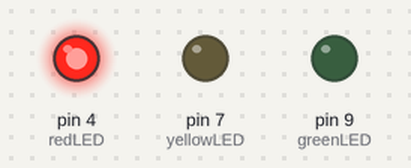
Recording of a sketch running on a simulated Arduino Uno, built with avr-gcc and run on an emulated ATmega328P. Parts: output pins drawn as LEDs (lit = HIGH).

Above: at 0.2 s.
At 0.7 s:
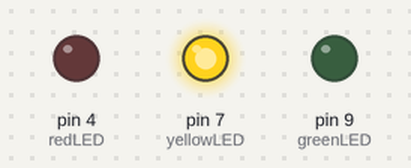
At 2.7 s:
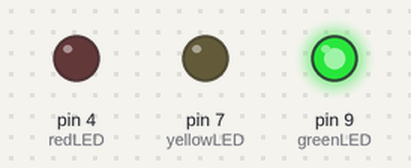
Timing chart, 0 to 3.5 s (numbered marks = the images above):
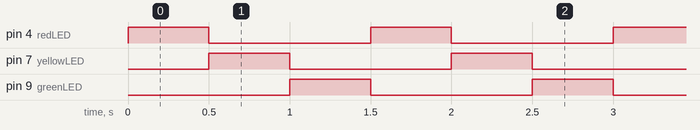

The sketch:

3LEDwithoutlowdelay.ino
```cpp
// Defining LEDs
int redLED = 4; // the number of the first LED pin
int yellowLED = 7; // the number of the second LED pin
int greenLED = 9; // the number of the third LED pin

void setup() {
  // set the digital pins as outputs:
  pinMode(redLED, OUTPUT);
  pinMode(yellowLED, OUTPUT);
  pinMode(greenLED, OUTPUT);
}

void loop() {
  // Blink the first LED
  digitalWrite(redLED, HIGH);
  delay(500);  // On for 500 milliseconds
  digitalWrite(redLED, LOW);

  // Blink the second LED
  digitalWrite(yellowLED, HIGH);
  delay(500);
  digitalWrite(yellowLED, LOW);

  // Blink the third LED
  digitalWrite(greenLED, HIGH);
  delay(500);
  digitalWrite(greenLED, LOW);
}
```

Measured:
- by itself, pin 4 (redLED), pin 7 (yellowLED), pin 9 (greenLED): alternates HIGH for 0.50 s and LOW for 1.0 s
- by itself, everything shown: repeats every 1.5 s, in 4 steps
